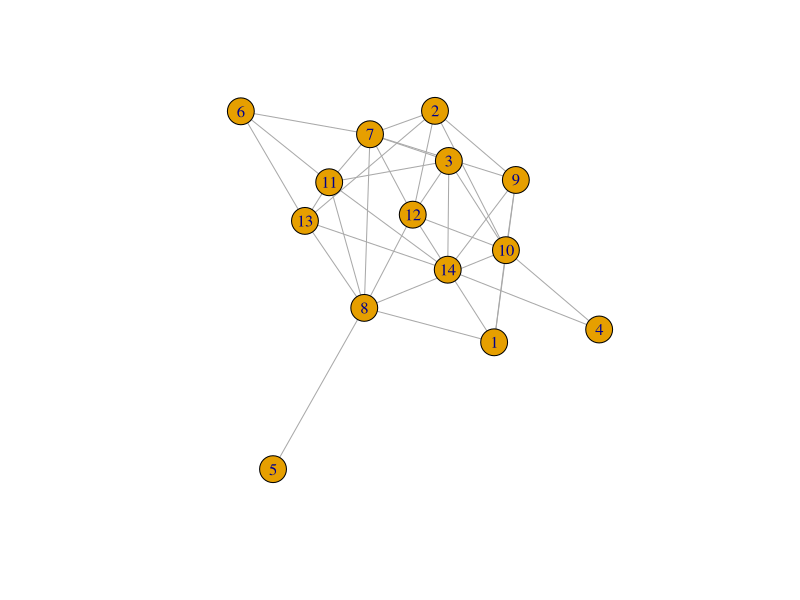

This figure's R source: (Note: this script raises an error after producing the figure.)

## Transform a group variable into a list of vertex indices
#to_vertex_ids_list <- function(var) {
#  sapply(unique(var), function(i) { (which(var==i)) })
#}


## EXAMPLES

library(igraph)

## Random graph
g <- sample_gnp(14, 0.35)
plot(g)
res <- reso(g)
res
plot_reso(g, res)

## Nolay graph
g2 <- read_graph(file="examples/graphs/nolay_comp1.txt", format="edgelist", directed=FALSE)
V(g2)$name <- as.character(c(30,31,77,32,110,34,90,70,103,109))
plot(g2)
res <- reso(g2)
plot_reso(g2, res)

## Gollac 1988 graph
g3 <- read_graph(file="examples/graphs/gollac_1988.txt", format="edgelist", n = 7, directed=TRUE)
V(g3)$name <- c("Inconnue", "Ouvriers", "Employés", "Interm", "Cadres", "Indep", "Agriculteurs")
plot(g3)
res <- reso(g3)
plot_reso(g3, res)
res <- reso(g3, type="strong")
plot_reso(g3, res)

## Directed graph, strong connexity
g3 <- read_graph(file="examples/graphs/directed_strong.txt", format="edgelist", directed=TRUE)
V(g3)$name <- as.character(c(13,7,1,11,12,9))
plot(g3)
res <- reso(g3, type="strong")
plot_reso(g3, res)
